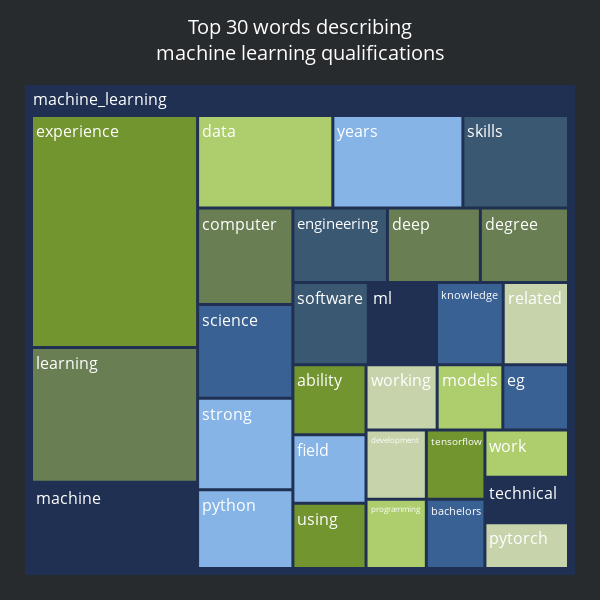

This figure's notebook cell:
### Code cell
df_word_count_qual_da = df_word_count_qual[df_word_count_qual['job_type']=='data_analysis']
df_word_count_qual_ds = df_word_count_qual[df_word_count_qual['job_type']=='data_science']
df_word_count_qual_ml = df_word_count_qual[df_word_count_qual['job_type']=='machine_learning']

# Define a custom color scale
custom_colors = ['#86B4E6','#73952F','#C7D3AB','#AECE6D','#3A6194','#697E53','#1F3053','#3B5873' ]

# create the treemap figure with custom hover text and color scale
fig = px.treemap(df_word_count_qual_ml, path=['job_type', 'word'], values='frequency', color='word',
                 color_discrete_sequence=custom_colors,
                 hover_data={'frequency': ':f'},
                 )

# remove the treemap borders
fig.update_traces(
    go.Treemap(
        marker=dict(line=dict(width=0))
    )
)
fig.update_traces(textfont=dict(color='white'))
fig.update_traces(hovertemplate='<b>%{label}</b><br>Frequency:%{customdata[0]:.0f}')

# customize the font and size of the title and labels
fig.update_layout(title={'text': "Top 30 words describing<br>machine learning qualifications", 'font': {'size': 24}},
                  font={'size': 18})

# customize the margins
fig.update_layout(
    title={
        'x': 0.50,
        'y': 0.96,
        'xanchor': 'center',
        'yanchor': 'top',
        'pad': {'r': 10, 't': 10,},
        'font': {'size': 20}
    },
    width=600,
    height=600,
    margin=dict(t=85, l=25, r=25, b=25),
    plot_bgcolor = "#272b2e",
    paper_bgcolor = "#272b2e",
    font=dict(size = 16, color = 'white')
) 


# show the figure
fig.show()
fig.write_html('../images/tree_map3.html')

### Figure 1 — Plotly figure (JSON) as saved in the notebook; plotly's stock layout.template omitted (floating-point values rounded to 4 significant figures)
{"data": [{"branchvalues": "total", "customdata": [[63, "python"], [34, "tensorflow"], [35, "development"], [105, "data"], [46, "knowledge"], [188, "learning"], [32, "technical"], [52, "software"], [42, "field"], [43, "ability"], [32, "pytorch"], [36, "models"], [34, "bachelors"], [77, "computer"], [47, "ml"], [82, "skills"], [73, "strong"], [323, "experience"], [39, "working"], [35, "programming"], [36, "eg"], [55, "degree"], [120, "machine"], [59, "engineering"], [101, "years"], [40, "using"], [45, "related"], [33, "work"], [75, "science"], [58, "deep"], [2040, "(?)"]], "domain": {"x": [0, 1], "y": [0, 1]}, "hovertemplate": "<b>%{label}</b><br>Frequency:%{customdata[0]:.0f}", "ids": ["machine_learning/python", "machine_learning/tensorflow", "machine_learning/development", "machine_learning/data", "machine_learning/knowledge", "machine_learning/learning", "machine_learning/technical", "machine_learning/software", "machine_learning/field", "machine_learning/ability", "machine_learning/pytorch", "machine_learning/models", "machine_learning/bachelors", "machine_learning/computer", "machine_learning/ml", "machine_learning/skills", "machine_learning/strong", "machine_learning/experience", "machine_learning/working", "machine_learning/programming", "machine_learning/eg", "machine_learning/degree", "machine_learning/machine", "machine_learning/engineering", "machine_learning/years", "machine_learning/using", "machine_learning/related", "machine_learning/work", "machine_learning/science", "machine_learning/deep", "machine_learning"], "labels": ["python", "tensorflow", "development", "data", "knowledge", "learning", "technical", "software", "field", "ability", "pytorch", "models", "bachelors", "computer", "ml", "skills", "strong", "experience", "working", "programming", "eg", "degree", "machine", "engineering", "years", "using", "related", "work", "science", "deep", "machine_learning"], "marker": {"colors": ["#86B4E6", "#73952F", "#C7D3AB", "#AECE6D", "#3A6194", "#697E53", "#1F3053", "#3B5873", "#86B4E6", "#73952F", "#C7D3AB", "#AECE6D", "#3A6194", "#697E53", "#1F3053", "#3B5873", "#86B4E6", "#73952F", "#C7D3AB", "#AECE6D", "#3A6194", "#697E53", "#1F3053", "#3B5873", "#86B4E6", "#73952F", "#C7D3AB", "#AECE6D", "#3A6194", "#697E53", "#1F3053"], "line": {"width": 0}}, "name": "", "parents": ["machine_learning", "machine_learning", "machine_learning", "machine_learning", "machine_learning", "machine_learning", "machine_learning", "machine_learning", "machine_learning", "machine_learning", "machine_learning", "machine_learning", "machine_learning", "machine_learning", "machine_learning", "machine_learning", "machine_learning", "machine_learning", "machine_learning", "machine_learning", "machine_learning", "machine_learning", "machine_learning", "machine_learning", "machine_learning", "machine_learning", "machine_learning", "machine_learning", "machine_learning", "machine_learning", ""], "textfont": {"color": "white"}, "type": "treemap", "values": [63, 34, 35, 105, 46, 188, 32, 52, 42, 43, 32, 36, 34, 77, 47, 82, 73, 323, 39, 35, 36, 55, 120, 59, 101, 40, 45, 33, 75, 58, 2040]}], "layout": {"font": {"color": "white", "size": 16}, "height": 600, "legend": {"tracegroupgap": 0}, "margin": {"b": 25, "l": 25, "r": 25, "t": 85}, "paper_bgcolor": "#272b2e", "plot_bgcolor": "#272b2e", "title": {"font": {"size": 20}, "pad": {"r": 10, "t": 10}, "text": "Top 30 words describing<br>machine learning qualifications", "x": 0.5, "xanchor": "center", "y": 0.96, "yanchor": "top"}, "treemapcolorway": ["#86B4E6", "#73952F", "#C7D3AB", "#AECE6D", "#3A6194", "#697E53", "#1F3053", "#3B5873"], "width": 600}}
